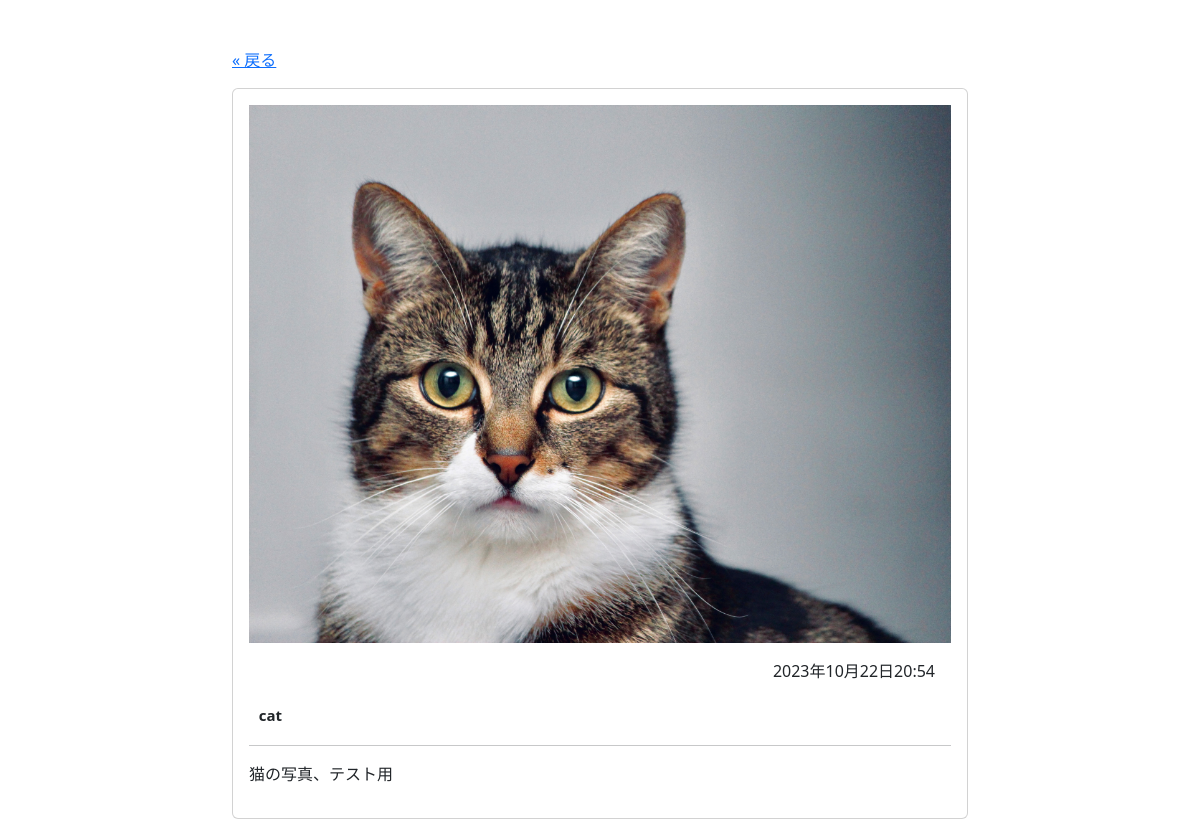
Screenshot of /photo/4 with the database file from the repository.
### album/models.py (models this page shows, shortened)
class Photo(models.Model):
  image = models.ImageField(null=False, blank=False, upload_to="uploads/")
  description = models.TextField(null=True, blank=True)
  created_at = models.DateTimeField(auto_now_add=True)
  tags = models.ManyToManyField(Tag, blank=True)

class Tag(models.Model):
  name = models.CharField(max_length=32, primary_key=True)
  def __str__(self):
    return self.name

### album/views.py (the view)
# urls.py: path("photo/<int:pk>", PhotoDetailView.as_view(), name="photo-detail"),
class PhotoDetailView(DetailView):
  model = Photo
  template_name = "album/photo_detail.html"
  context_object_name = "photo"

### album/templates/album/photo_detail.html
{% extends "album/base.html" %}
{% block content %}
<div class="container">
  <div class="row justify-content-center">
    <div class="col-lg-8 col-md-10">
      <p><a href="{{request.META.HTTP_REFERER}}">« 戻る</a></p>
      <div class="card">
        <div class="card-body">
          <img src="{{ photo.image.url }}" class="img-fluid">
          <p class="m-3 text-end">{{ photo.created_at }}</p>
          <p class="fs-5">
            {% for tag in photo.tags.all %}
            <span class="badge rounded-pill bd-light text-dark">
              {{tag}}
            </span>
            {% endfor %}
          </p>
          <hr>
          <p>{{ photo.description }}</p>
        </div>
      </div>
    </div>
  </div>
</div>
{% endblock content %}

### rows the page displays
Photo: image (picture), created_at "2023年10月22日20:54", description "猫の写真、テスト用"
Tag: name "cat"
